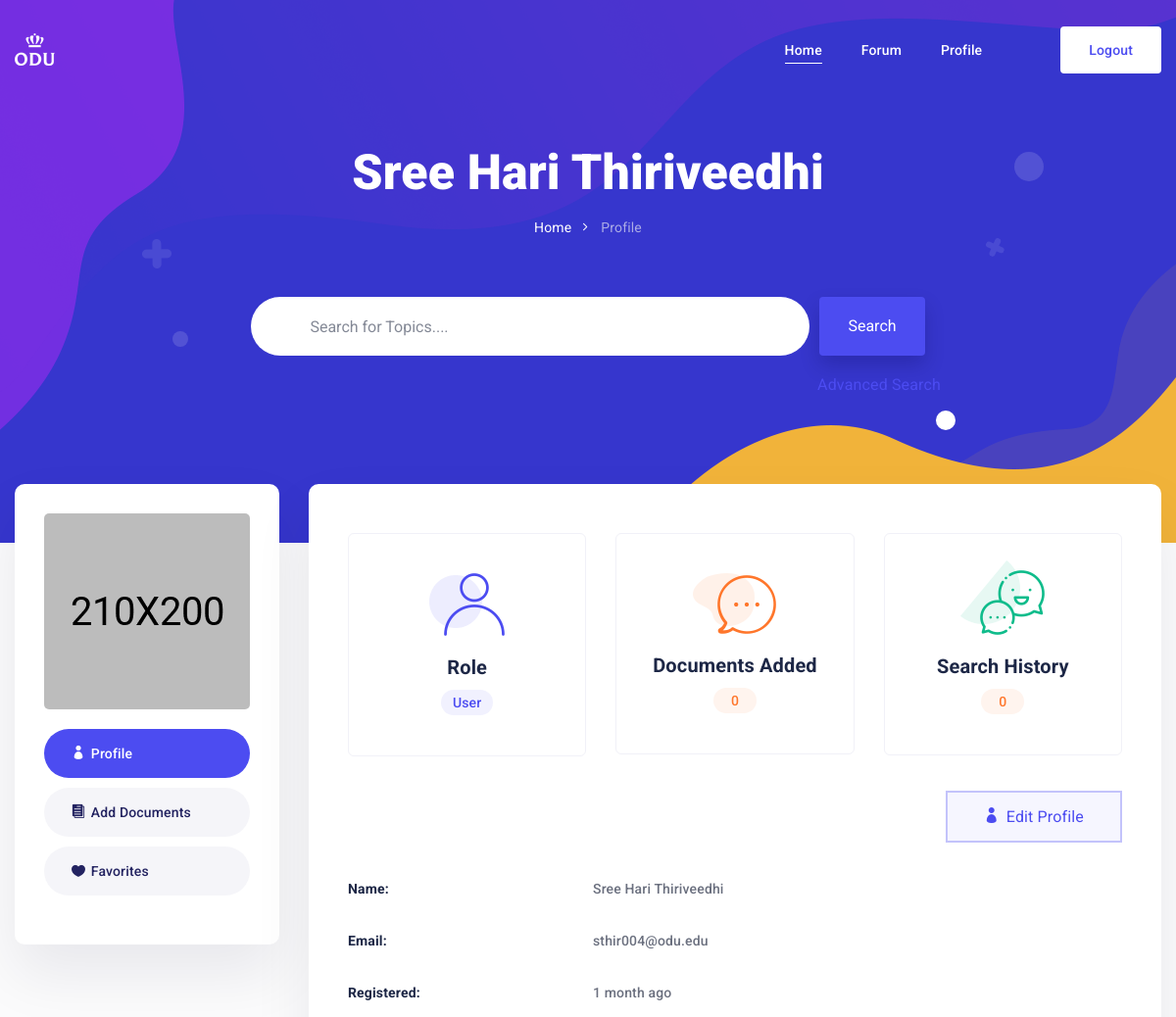
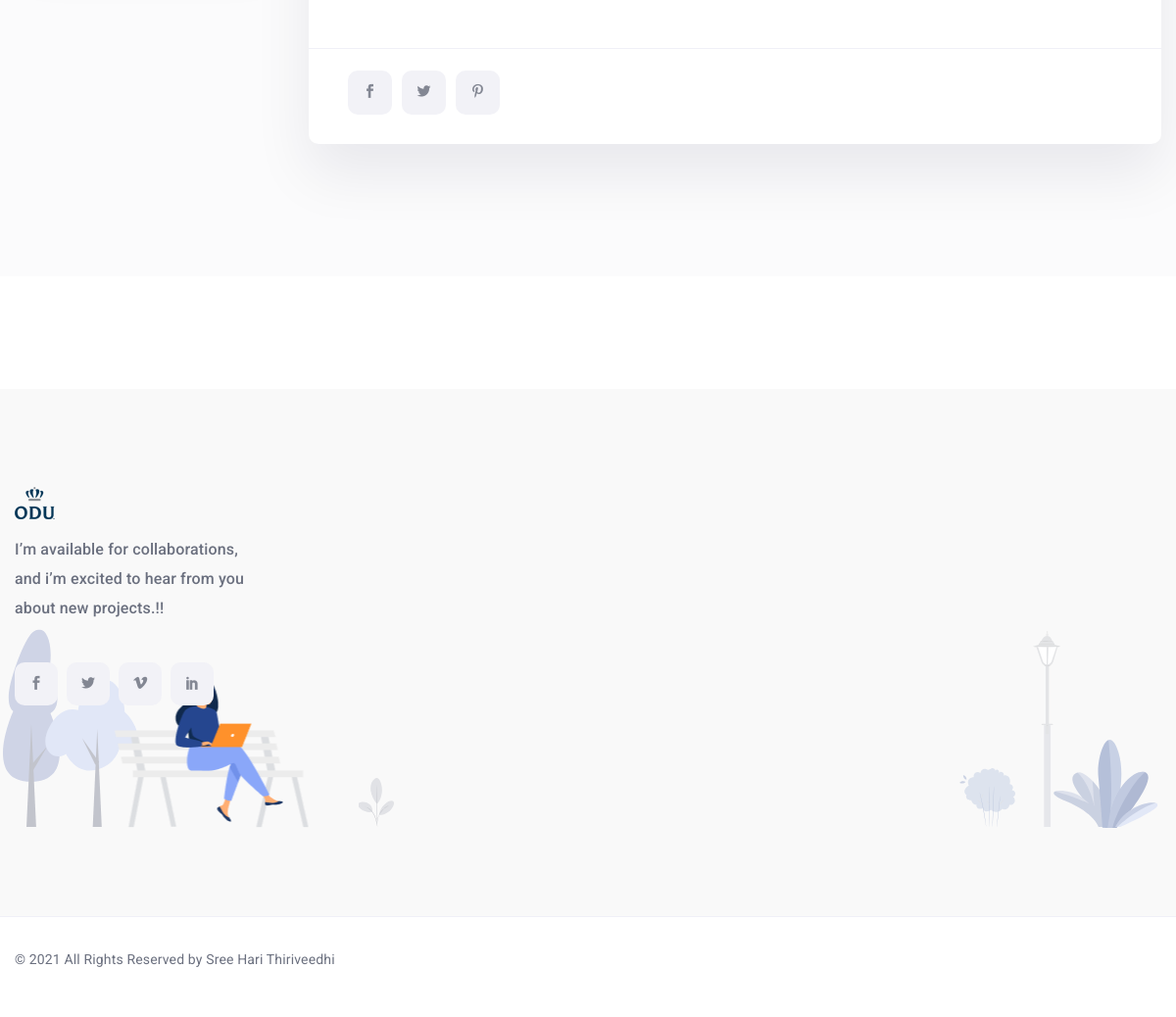
Page /profile.php (signed in) on the committed database (2 pictures, top to bottom).
### tables this page shows
CREATE TABLE `users` (
  `uname` varchar(20) NOT NULL,
  `fname` varchar(100) NOT NULL,
  `lname` varchar(100) NOT NULL,
  `email` varchar(255) NOT NULL,
  `password` varchar(255) NOT NULL,
  `created_date` datetime NOT NULL DEFAULT current_timestamp()
);

### helpers.php (called while the page is built, shortened)
<?php
function getCurrentUserDetails(){
    $sql = "select fname,lname,email,created_date from users where uname like '".$_SESSION['uname']."'";
    $result = mysqli_query($GLOBALS["db"], $sql);
    $resultRecord = mysqli_fetch_assoc($result);
    return $resultRecord;
}
function _ago($tm,$rcs = 0) {
    $cur_tm = time(); $dif = $cur_tm-strtotime($tm);
    $pds = array('second','minute','hour','day','week','month','year','decade');
    $lngh = array(1,60,3600,86400,604800,2630880,31570560,315705600);
    for($v = sizeof($lngh)-1; ($v >= 0)&&(($no = $dif/$lngh[$v])<=1); $v--); if($v < 0) $v = 0; $_tm = $cur_tm-($dif%$lngh[$v]);
    $no = floor($no); if($no <> 1) $pds[$v] .='s'; $x=sprintf("%d %s ",$no,$pds[$v]);
    return $x . ' ago';
}

### profile.php (the view, shortened to what this page needs)
<?php
require_once 'header.php';
require_once 'navigation.php';
require_once 'helpers.php';
?>
        <section class="doc_banner_area single_breadcrumb">
            <ul class="list-unstyled banner_shap_img">
                <li><img src="img/new/banner_shap1.png" alt=""></li>
                <li><img src="img/new/banner_shap4.png" alt=""></li>
                <li><img src="img/new/banner_shap3.png" alt=""></li>
                <li><img src="img/new/banner_shap2.png" alt=""></li>
                <li><img data-parallax='{"x": -180, "y": 80, "rotateY":2000}' src="img/new/plus1.png" alt=""></li>
                <li><img data-parallax='{"x": -50, "y": -160, "rotateZ":200}' src="img/new/plus2.png" alt=""></li>
                <li></li>
                <li></li>
                <li></li>
            </ul>
            <div class="container">
                <div class="doc_banner_content">
                    <h2 class="text-white"><?php echo $_SESSION['nickname'].' '.$_SESSION['lname'];?></h2>
                    <ul class="nav justify-content-center">
                        <li><a href="index.php">Home</a></li>
                        <li><a class="active" href="profile.php">Profile</a></li>
                    </ul>
                </div>
            </div>
            <div class="header_search_form_info">
                <form action="search.php" class="header_search_form" method="get">
                    <div class="form-group">
                        <div class="input-wrapper">
                            <input type='search' id="searchbox" autocomplete="off" name="search"
                                   placeholder="Search for Topics...." />
                        </div>
                        <button type="submit" name="basicsearch" id="basicsearch" class="submit_btn">Search</button>
                    </div>
                    <div class="float-right">
                        <ul class="nav">
                            <li><a data-toggle="collapse" href="#multiCollapseExample1" role="button" aria-expanded="false"
                                   aria-controls="multiCollapseExample1">Advanced Search</a>
                        </ul>
                    </div>
                </form>
            </div>
        </section>
        <section class="forum-user-wrapper">
            <div class="container">
                <div class="row forum_main_inner">
                    <div class="col-lg-3">
                        <div class="author_option">
                            <div class="author_img">
                                <img class="img-fluid" src="img/forum/author-1.jpg" alt="">
                            </div>
                            <ul class="nav nav-tabs flex-column" id="myTab" role="tablist">
                                <li class="nav-item" role="presentation">
                                    <a class="nav-link active" id="home-tab" data-toggle="tab" href="#home" role="tab"
                                        aria-controls="home" aria-selected="true">
                                        <i class="icon_profile"></i> Profile
                                    </a>
                                </li>
                                <li class="nav-item" role="presentation">
                                    <a class="nav-link" id="profile-tab"  href="addDocument.php">
                                        <i class="icon_documents"></i> Add Documents
                                    </a>
                                </li>
                                <li class="nav-item" role="presentation">
                                    <a class="nav-link" id="fav-tab" data-toggle="tab" href="#fav" role="tab"
                                        aria-controls="fav" aria-selected="false">
                                        <i class="icon_heart"></i> Favorites
                                    </a>
                                </li>
                            </ul>
                        </div>
                    </div>
                    <div class="col-lg-9">
                        <div class="forum_body_area">
                            <div class="forum_topic_list">
                                <div class="tab-content" id="myTabContent">
                                    <div class="tab-pane fade show active" id="home" role="tabpanel"
                                        aria-labelledby="home-tab">
                                        <div class="profile_info">
                                            <div class="row p_info_item_inner">
                                                <div class="col-sm-4">
                                                    <div class="p_info_item">
                                                        <img src="img/icon/p-icon-1.png" alt="">
                                                        <a href="#">
                                                            <h4>Role</h4>
                                                        </a>
                                                        <a class="info_btn" href="#">User</a>
                                                    </div>
                                                </div>
                                                <div class="col-sm-4">
                                                    <div class="p_info_item">
                                                        <img src="img/icon/p-icon-2.png" alt="">
                                                        <a href="#">
                                                            <h4>Documents Added</h4>
                                                        </a>
                                                        <a class="info_number" href="#">0</a>
                                                    </div>
                                                </div>
                                                <div class="col-sm-4">
                                                    <div class="p_info_item">
                                                        <img src="img/icon/p-icon-3.png" alt="">
                                                        <a href="#">
                                                            <h4>Search History</h4>
                                                        </a>
                                                        <a class="info_number" href="#">0</a>
                                                    </div>
                                                </div>
                                            </div>
                                            <div class="text-right mt-5" >
                                                <a class="nav_btn icon_btn arrow_btn_small" href="editProfile.php"><i class="icon_profile"></i>Edit Profile</a>
                                            </div>
                                            <ul class="navbar-nav info_list">
                                                <li><span>Name:</span><?php echo getCurrentUserDetails()['fname'].' '.getCurrentUserDetails()['lname'];?></li>
                                                <li><span>Email:</span><?php echo getCurrentUserDetails()['email'];?></li>
                                                <li><span>Registered:</span><?php echo _ago(getCurrentUserDetails()['created_date']);?></li>
                                            </ul>
                                            <ul class="nav p_social">
                                                <li><a href="#"><i class="social_facebook"></i></a></li>
                                                <li><a href="#"><i class="social_twitter"></i></a></li>
                                                <li><a href="#"><i class="social_pinterest"></i></a></li>
                                            </ul>
                                        </div>
                                    </div>
                                </div>
                            </div>
                        </div>
                    </div>
                </div>
            </div>
        </section>
<?php
require_once 'footer.php';
?>

### css/responsive.css (style rules this page uses)
@media (max-width: 1366px) { .doc_banner_area { padding: 180px 0px; } }
@media (max-width: 1366px) { .banner_shap_img li:nth-child(6) { top: 43%; right: 175px; } }
@media (max-width: 1366px) { .banner_shap_img li:nth-child(7) { left: 176px; bottom: 200px; } }
@media (max-width: 1366px) { .banner_shap_img li:nth-child(8) { top: 155px; } }

### rows in the picture
users: fname "Sree Hari", lname "Thiriveedhi", email "sthir004@odu.edu", created_date "1 month ago"

### other values in the picture
$_SESSION['nickname'] "Sree Hari"
$_SESSION['lname'] "Thiriveedhi"
